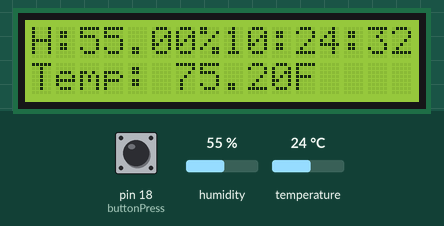
This sketch was run on a simulated Arduino Uno, built with avr-gcc and run on an emulated ATmega328P. Parts: 16×2 character LCD. The test bench sets the inputs (shaded band); at power-on: humidity 55 %, temperature 24 °C, pin 18 (buttonPress) HIGH. The local clock reads 2024-03-15 10:24:30 at power-on unless the sketch sets it.

Above: at 2.2 s.
2.3 s: humidity set to 22 %
At 4.4 s:
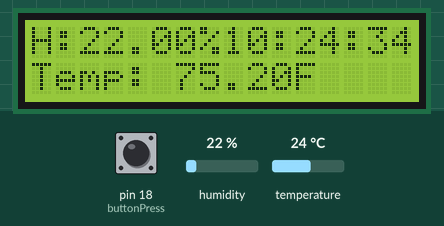
4.6 s: temperature set to 12 °C
At 6.4 s:
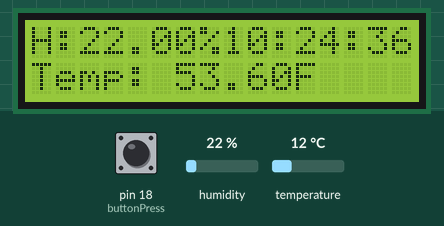
6.6 s: humidity set to 40 %
At 8.4 s:
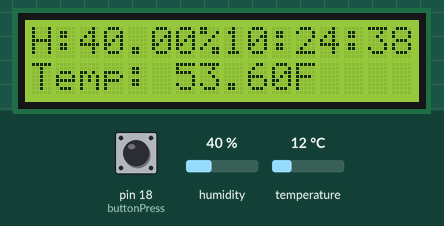
8.6 s: temperature set to 19 °C
At 10.8 s:
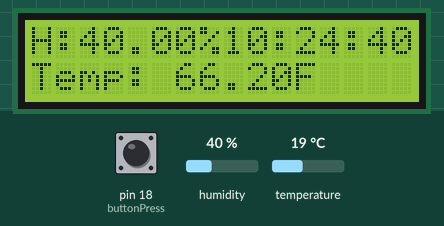
Timing chart, 0 to 11.7 s (numbered marks = the images above; inputs shaded):
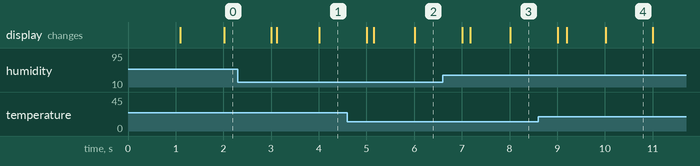

Measured:
- what the display in image 4 shows lasts 1.0 s, from 10.0 s to 11.0 s

The sketch:

Lizard_FEIS_3000.ino
```cpp
//Anthony Torres & Eric Macias
//cpsc42
//
// automatic lizard pellet feeder with hum/temp sensor

#include <AccelStepper.h> // Load the AccelStepper library
#include <LiquidCrystal.h>
#include "DHT.h"
#include "RTClib.h"

//
#define DHTPIN 19            // Digital pin connected to the DHT sensor
#define DHTTYPE DHT11       // DHT 11
#define motorPin1  7        // IN1 pin on the ULN2003A driver
#define motorPin2  6        // IN2 pin on the ULN2003A driver
#define motorPin3  5        // IN3 pin on the ULN2003A driver
#define motorPin4  4        // IN4 pin on the ULN2003A driver

//
int stepsPerRevolution = 64;        // steps per revolution
float degreePerRevolution = 5.625;  // degree per revolution
const int buttonPress = 18;          //
int count = 0;
int buttonStatePress = 0;
volatile byte state = LOW;
const int rs = 13, en = 12, d4 = 11, d5 = 10, d6 = 9, d7 = 8;

//
LiquidCrystal lcd(rs, en, d4, d5, d6, d7);
AccelStepper stepper(AccelStepper::HALF4WIRE, motorPin1, motorPin3, motorPin2, motorPin4);
RTC_DS1307 rtc;
DHT dht(DHTPIN, DHTTYPE);


void setup() {
   Serial.begin(57600);               // initialise the serial monitor
   stepper.setMaxSpeed(1000.0);       // set the max motor speed
   stepper.setAcceleration(100.0);    // set the acceleration
   stepper.setSpeed(900);             // set the current speed

   //lcd num of colums and rows
   lcd.clear();
   lcd.begin(16, 2);
   lcd.print("Lizard FHT 3000");
   delay(1000);
   lcd.clear();

   //button to swtich between info
   pinMode(buttonPress, INPUT_PULLUP); //uses the arduino's 10 pull up resistor
   // interrupt fuction, uses the int 5 to represent pin 18 on a mega,and RISING part is to trigger
   attachInterrupt(5, buttonPressed,RISING);

   //humidity and temp
   Serial.begin(9600);
   dht.begin();

   //real time clock
   Serial.begin(57600);
   if (! rtc.begin()) {
      Serial.flush();
   while (1) delay(10);

  }

   if (! rtc.isrunning()) {

      rtc.adjust(DateTime(F(__DATE__), F(__TIME__)));
      // When time needs to be re-set on a previously configured device, the
      // following line sets the RTC to the date & time this sketch was compiled

  }

}//end setup

void loop() {
  buttonStatePress = digitalRead(buttonPress);

   RTC();
   DateTime now = rtc.now();

   if ((now.hour() == 9) and (now.minute() == 30)){
       stepper.moveTo(degToSteps(45));   // order the motor to rotate 90 degrees forward
       stepper.run();
       return;
      }

   if ((now.hour() == 19) and (now.minute() == 30)){
         stepper.moveTo(degToSteps(90));   // order the motor to rotate 90 degrees forward
         stepper.run();
         return;
      }

   count = count + 1;
   if (count = 1000){
     HumitNTemp();
     count = 0;
     return;

    }

}//end loop

void HumitNTemp(){

  float h = dht.readHumidity();
  // Read temperature as Fahrenheit (isFahrenheit = true)
  float f = dht.readTemperature(true);

  lcd.setCursor(0,0);
  lcd.print(F("H:"));
  lcd.print(h);
  lcd.print(F("%"));
  lcd.setCursor(0,1);
  lcd.print(F("Temp: "));
  lcd.print(f);
  lcd.print(F("F"));
  return;
}//
void RTC(){

  DateTime now = rtc.now();
  lcd.setCursor(8,0);
  lcd.print(now.hour(), DEC);
  lcd.print(':');
  lcd.print(now.minute(), DEC);
  lcd.print(':');
  lcd.print(now.second(), DEC);
  return;
}

float degToSteps(float deg) {
  return (stepsPerRevolution / degreePerRevolution) * deg;
}

void buttonPressed(){
  state = !state;
}
//end void buttonPressed
```
